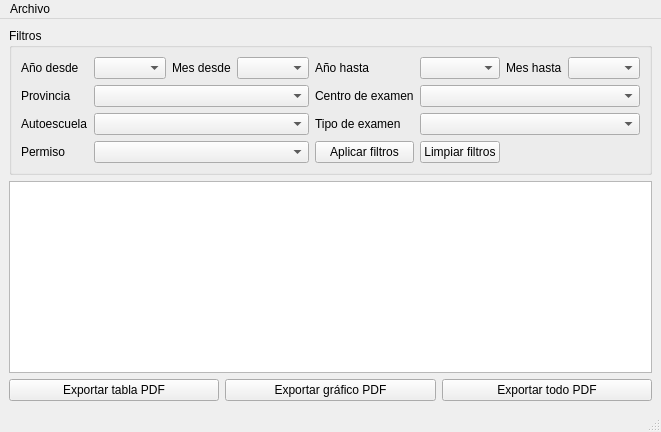
<?xml version="1.0" encoding="UTF-8"?>
<ui version="4.0">
 <class>MainWindow</class>
 <widget class="QMainWindow" name="MainWindow">
  <property name="windowTitle">
   <string>Driving Exam Statistics</string>
  </property>
  <widget class="QWidget" name="centralwidget">
   <layout class="QVBoxLayout" name="verticalLayout">
    <item>
     <widget class="QGroupBox" name="filtersGroup">
      <property name="title">
       <string>Filtros</string>
      </property>
      <layout class="QGridLayout" name="filtersLayout">
       <item row="0" column="0">
        <widget class="QLabel" name="labelFromYear">
         <property name="text">
          <string>Año desde</string>
         </property>
        </widget>
       </item>
       <item row="0" column="1">
        <widget class="QComboBox" name="comboFromYear"/>
       </item>
       <item row="0" column="2">
        <widget class="QLabel" name="labelFromMonth">
         <property name="text">
          <string>Mes desde</string>
         </property>
        </widget>
       </item>
       <item row="0" column="3">
        <widget class="QComboBox" name="comboFromMonth"/>
       </item>
       <item row="0" column="4">
        <widget class="QLabel" name="labelToYear">
         <property name="text">
          <string>Año hasta</string>
         </property>
        </widget>
       </item>
       <item row="0" column="5">
        <widget class="QComboBox" name="comboToYear"/>
       </item>
       <item row="0" column="6">
        <widget class="QLabel" name="labelToMonth">
         <property name="text">
          <string>Mes hasta</string>
         </property>
        </widget>
       </item>
       <item row="0" column="7">
        <widget class="QComboBox" name="comboToMonth"/>
       </item>

       <item row="1" column="0">
        <widget class="QLabel" name="labelProvince">
         <property name="text">
          <string>Provincia</string>
         </property>
        </widget>
       </item>
       <item row="1" column="1" colspan="3">
        <widget class="QComboBox" name="comboProvince"/>
       </item>
       <item row="1" column="4">
        <widget class="QLabel" name="labelExamCenter">
         <property name="text">
          <string>Centro de examen</string>
         </property>
        </widget>
       </item>
       <item row="1" column="5" colspan="3">
        <widget class="QComboBox" name="comboExamCenter"/>
       </item>

       <item row="2" column="0">
        <widget class="QLabel" name="labelDrivingSchool">
         <property name="text">
          <string>Autoescuela</string>
         </property>
        </widget>
       </item>
       <item row="2" column="1" colspan="3">
        <widget class="QComboBox" name="comboDrivingSchool"/>
       </item>
       <item row="2" column="4">
        <widget class="QLabel" name="labelExamType">
         <property name="text">
          <string>Tipo de examen</string>
         </property>
        </widget>
       </item>
       <item row="2" column="5" colspan="3">
        <widget class="QComboBox" name="comboExamType"/>
       </item>

       <item row="3" column="0">
        <widget class="QLabel" name="labelPermit">
         <property name="text">
          <string>Permiso</string>
         </property>
        </widget>
       </item>
       <item row="3" column="1" colspan="3">
        <widget class="QComboBox" name="comboPermit"/>
       </item>
       <item row="3" column="4">
        <widget class="QPushButton" name="btnApplyFilters">
         <property name="text">
          <string>Aplicar filtros</string>
         </property>
        </widget>
       </item>
       <item row="3" column="5">
        <widget class="QPushButton" name="btnClearFilters">
         <property name="text">
          <string>Limpiar filtros</string>
         </property>
        </widget>
       </item>
      </layout>
     </widget>
    </item>
    <item>
     <widget class="QTableView" name="tableView"/>
    </item>
    <item>
     <layout class="QHBoxLayout" name="actionsLayout">
      <item>
       <widget class="QPushButton" name="btnPrintTablePdf">
        <property name="text">
         <string>Exportar tabla PDF</string>
        </property>
       </widget>
      </item>
      <item>
       <widget class="QPushButton" name="btnPrintChartPdf">
        <property name="text">
         <string>Exportar gráfico PDF</string>
        </property>
       </widget>
      </item>
      <item>
       <widget class="QPushButton" name="btnPrintBothPdf">
        <property name="text">
         <string>Exportar todo PDF</string>
        </property>
       </widget>
      </item>
     </layout>
    </item>
   </layout>
  </widget>
  <widget class="QMenuBar" name="menubar">
   <property name="geometry">
    <rect>
     <x>0</x>
     <y>0</y>
     <width>1100</width>
     <height>26</height>
    </rect>
   </property>
  <widget class="QMenu" name="menuFile">
   <property name="title">
    <string>Archivo</string>
   </property>
    <addaction name="actionImportCsv"/>
    <addaction name="actionExit"/>
   </widget>
   <addaction name="menuFile"/>
  </widget>
  <widget class="QStatusBar" name="statusbar"/>
  <action name="actionImportCsv">
   <property name="text">
    <string>Importar TXT</string>
   </property>
  </action>
  <action name="actionExit">
   <property name="text">
    <string>Salir</string>
   </property>
  </action>
 </widget>
 <resources/>
 <connections/>
</ui>
